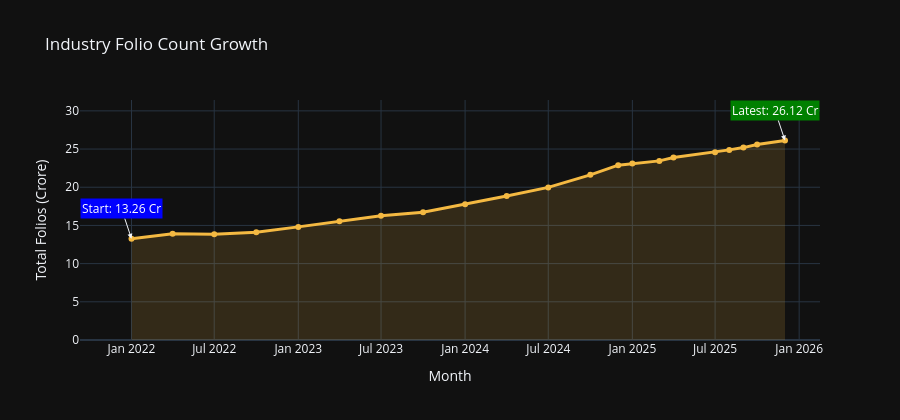

This figure's notebook cell:
### Markdown cell above
## Task 7 — Folio Count Growth

### Code cell
# Task 7 — Folio Count Growth
folio_plot = folio.copy()
folio_plot['month'] = folio_plot['month'].dt.strftime('%Y-%m')

fig = go.Figure()
fig.add_trace(go.Scatter(
    x=folio_plot['month'], y=folio_plot['total_folios_crore'],
    mode='lines+markers', name='Total Folios',
    line=dict(color='#f4b942', width=3),
    fill='tozeroy', fillcolor='rgba(244,185,66,0.15)'
))
fig.add_annotation(x=folio_plot['month'].iloc[0], y=folio_plot['total_folios_crore'].iloc[0],
                   text=f"Start: {folio_plot['total_folios_crore'].iloc[0]:.2f} Cr",
                   showarrow=True, arrowhead=2, bgcolor='blue', font=dict(color='white'))
fig.add_annotation(x=folio_plot['month'].iloc[-1], y=folio_plot['total_folios_crore'].iloc[-1],
                   text=f"Latest: {folio_plot['total_folios_crore'].iloc[-1]:.2f} Cr",
                   showarrow=True, arrowhead=2, bgcolor='green', font=dict(color='white'))
fig.update_layout(
    title='Industry Folio Count Growth',
    xaxis_title='Month', yaxis_title='Total Folios (Crore)',
    template='plotly_dark', height=420
)
fig.write_image(str(CHARTS / 'chart7_folio_growth.png'))
fig.show()
print(' Chart 7 saved')

### Figure 1 — Plotly figure (JSON) as saved in the notebook; plotly's stock layout.template omitted (floating-point values rounded to 4 significant figures)
{"data": [{"fill": "tozeroy", "fillcolor": "rgba(244,185,66,0.15)", "line": {"color": "#f4b942", "width": 3}, "mode": "lines+markers", "name": "Total Folios", "type": "scatter", "x": ["2022-01", "2022-04", "2022-07", "2022-10", "2023-01", "2023-04", "2023-07", "2023-10", "2024-01", "2024-04", "2024-07", "2024-10", "2024-12", "2025-01", "2025-03", "2025-04", "2025-07", "2025-08", "2025-09", "2025-10", "2025-12"], "y": [13.26, 13.91, 13.85, 14.12, 14.81, 15.54, 16.28, 16.72, 17.78, 18.85, 19.98, 21.62, 22.89, 23.1, 23.45, 23.89, 24.57, 24.89, 25.19, 25.6, 26.12]}], "layout": {"annotations": [{"arrowhead": 2, "bgcolor": "blue", "font": {"color": "white"}, "showarrow": true, "text": "Start: 13.26 Cr", "x": "2022-01", "y": 13.26}, {"arrowhead": 2, "bgcolor": "green", "font": {"color": "white"}, "showarrow": true, "text": "Latest: 26.12 Cr", "x": "2025-12", "y": 26.12}], "height": 420, "title": {"text": "Industry Folio Count Growth"}, "xaxis": {"title": {"text": "Month"}}, "yaxis": {"title": {"text": "Total Folios (Crore)"}}}}
